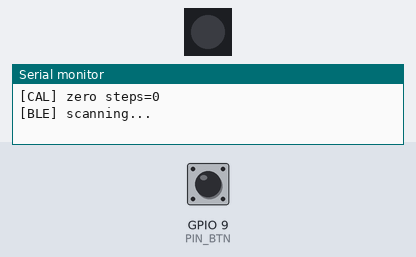
The program below on a simulated Seeed XIAO ESP32-C3. Parts: 1 RGB LEDs in strip order, left to right, the last lines printed to the serial monitor. The test bench sets the inputs (shaded band); at power-on: GPIO 9 (PIN_BTN) HIGH. Dim RGB values are drawn brighter than linear; EEPROM starts erased; nothing arrives over Bluetooth unless stated.

Above: at 1.4 s.
1.5 s: GPIO 9 (PIN_BTN) pulled LOW for 1 s
At 2.56 s:
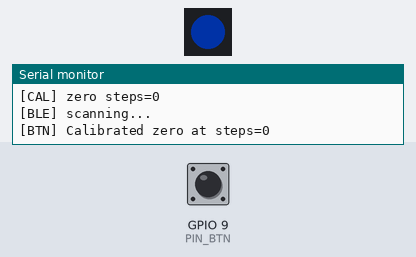
4.6 s: GPIO 9 (PIN_BTN) pulled LOW for 0.15 s
At 5.9 s:
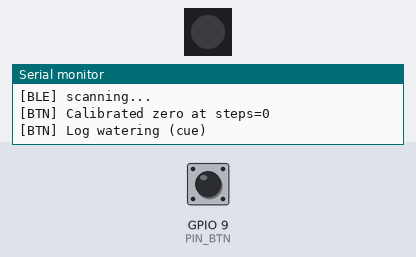
6.2 s: GPIO 9 (PIN_BTN) pulled LOW for 3.2 s
At 9.58 s:
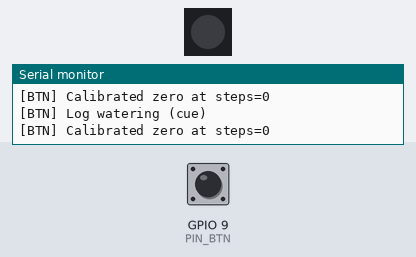
Timing chart, 0 to 11.5 s (numbered marks = the images above; inputs shaded):
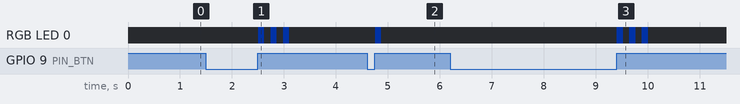

Measured:
- after the input at 1.5 s, RGB LED 0: alternates RGB(0, 12, 40) for 0.12 s and off for 0.12 s, 6 changes in all, then stays off, starting after 1.0 s
- after the input at 4.6 s, RGB LED 0: off → RGB(0, 12, 40) after 0.15 s, → off 0.12 s later
- after the input at 6.2 s, RGB LED 0: alternates RGB(0, 12, 40) for 0.12 s and off for 0.12 s, 6 changes in all, then stays off, starting after 3.2 s

The program:

main.cpp
```cpp
#include <Arduino.h>
#include <NimBLEDevice.h>
#include <Adafruit_NeoPixel.h>
#include <AccelStepper.h>
#include <Preferences.h>

// --------------------
// Pin compatibility helpers
// --------------------
#ifndef D0
  #define D0 0
#endif
#ifndef D1
  #define D1 1
#endif
#ifndef D2
  #define D2 2
#endif
#ifndef D3
  #define D3 3
#endif
#ifndef D10
  #define D10 10
#endif
// Button pin is U1 pad10 on your PCB; footprint labels it "10" but it's physically where D9 usually is.
// Try D9 first if your variant defines it; otherwise fall back to 9 or 10-position pin.
// If your build fails because D9 doesn't exist, just change PIN_BTN to 9 (or the GPIO you find).
#ifndef D9
  #define D9 9
#endif

// =====================
// ✅ YOUR PCB PIN MAP
// =====================

// Stepper driver inputs (U2 I1..I4) -> XIAO D0..D3
static const int PIN_STP_IN1 = D0;  // U2 I1
static const int PIN_STP_IN2 = D1;  // U2 I2
static const int PIN_STP_IN3 = D2;  // U2 I3
static const int PIN_STP_IN4 = D3;  // U2 I4

// NeoPixel DIN goes through R3 to XIAO D10
static const int PIN_NEOPIXEL = D10;

// Button SW2 -> Net-(R4-Pad2) -> U1 pad10 (likely D9 position)
static const int PIN_BTN = D9;
static const bool BTN_ACTIVE_LOW = true; // SW2 to GND

// =====================
// BLE UUID (same as earlier)
// =====================
static const NimBLEUUID SERVICE_UUID("6e3a9c1a-4b7b-4e2e-9a1b-9d0f7a0d5d01");

// =====================
// Gauge config
// =====================
static const float ANGLE_MIN_DEG = 0.0f;
static const float ANGLE_MAX_DEG = 180.0f;

// 28BYJ-48 typical
static const int   STEPS_PER_REV = 2048;
static const float DEG_PER_STEP  = 360.0f / (float)STEPS_PER_REV;

// Hysteresis
static const int MOISTURE_HYST = 2;

// Motion tuning
static const float MAX_SPEED = 600.0f;
static const float ACCEL     = 400.0f;

// NeoPixel
static const int N_PIXELS = 1;

// =====================
// Globals
// =====================
Adafruit_NeoPixel pixels(N_PIXELS, PIN_NEOPIXEL, NEO_GRB + NEO_KHZ800);
AccelStepper stepper(AccelStepper::HALF4WIRE, PIN_STP_IN1, PIN_STP_IN3, PIN_STP_IN2, PIN_STP_IN4);
Preferences prefs;

volatile uint8_t  g_moisture = 0;
volatile uint16_t g_battMv   = 0;
volatile bool     g_hasReading = false;

int  g_lastMoistureShown = -999;
long g_zeroOffsetSteps   = 0;

// =====================
// Helpers
// =====================
static long angleDegToSteps(float deg) {
  deg = constrain(deg, ANGLE_MIN_DEG, ANGLE_MAX_DEG);
  return lroundf(deg / DEG_PER_STEP);
}

static float moistureToAngle(uint8_t m) {
  float t = (float)m / 100.0f;
  return ANGLE_MIN_DEG + t * (ANGLE_MAX_DEG - ANGLE_MIN_DEG);
}

static void setLedForMoisture(uint8_t m) {
  uint32_t color;
  if (m < 30)      color = pixels.Color(255, 0, 0);
  else if (m < 60) color = pixels.Color(255, 180, 0);
  else             color = pixels.Color(0, 255, 0);
  pixels.setPixelColor(0, color);
  pixels.show();
}

static bool buttonPressed() {
  int v = digitalRead(PIN_BTN);
  return BTN_ACTIVE_LOW ? (v == LOW) : (v == HIGH);
}

static void flashBlue(uint8_t times) {
  for (uint8_t i=0;i<times;i++) {
    pixels.setPixelColor(0, pixels.Color(0, 80, 255));
    pixels.show();
    delay(120);
    pixels.setPixelColor(0, 0);
    pixels.show();
    delay(120);
  }
}

static void handleButton() {
  static bool wasPressed = false;
  static uint32_t tDown = 0;

  bool pressed = buttonPressed();
  uint32_t now = millis();

  if (pressed && !wasPressed) {
    tDown = now;
    wasPressed = true;
  } else if (!pressed && wasPressed) {
    uint32_t held = now - tDown;
    wasPressed = false;

    if (held > 800) {
      // Long press: calibrate zero
      g_zeroOffsetSteps = stepper.currentPosition();
      prefs.putLong("zero", g_zeroOffsetSteps);
      Serial.printf("[BTN] Calibrated zero at steps=%ld\n", g_zeroOffsetSteps);
      flashBlue(3);
    } else {
      // Short press: cue
      Serial.println("[BTN] Log watering (cue)");
      flashBlue(1);
    }
  }
}

// =====================
// BLE scan callback
// =====================
class AdvCallbacks : public NimBLEAdvertisedDeviceCallbacks {
  void onResult(NimBLEAdvertisedDevice* dev) override {
    if (!dev->isAdvertisingService(SERVICE_UUID)) return;

    std::string mfg = dev->getManufacturerData();
    if (mfg.size() != 5) return;

    const uint8_t* b = (const uint8_t*)mfg.data();
    if (b[0] != 1) return;

    g_moisture = b[1];
    g_battMv = (uint16_t)b[2] | ((uint16_t)b[3] << 8);
    g_hasReading = true;

    Serial.printf("[BLE] moisture=%u battMv=%u rssi=%d\n", g_moisture, g_battMv, dev->getRSSI());
  }
};

static void startScan() {
  NimBLEDevice::init("PlantGauge");
  NimBLEScan* scan = NimBLEDevice::getScan();
  scan->setAdvertisedDeviceCallbacks(new AdvCallbacks(), true);
  scan->setActiveScan(true);
  scan->setInterval(45);
  scan->setWindow(15);
  scan->start(0, nullptr, false); // continuous
  Serial.println("[BLE] scanning...");
}

void setup() {
  Serial.begin(115200);
  delay(200);

  pinMode(PIN_BTN, BTN_ACTIVE_LOW ? INPUT_PULLUP : INPUT);

  pixels.begin();
  pixels.setBrightness(40);
  pixels.show();

  stepper.setMaxSpeed(MAX_SPEED);
  stepper.setAcceleration(ACCEL);

  prefs.begin("gauge", false);
  g_zeroOffsetSteps = prefs.getLong("zero", 0);
  stepper.setCurrentPosition(g_zeroOffsetSteps);
  Serial.printf("[CAL] zero steps=%ld\n", g_zeroOffsetSteps);

  startScan();
}

void loop() {
  handleButton();
  stepper.run();

  if (g_hasReading) {
    g_hasReading = false;

    int m = (int)g_moisture;
    if (abs(m - g_lastMoistureShown) >= MOISTURE_HYST) {
      g_lastMoistureShown = m;

      setLedForMoisture((uint8_t)m);

      float angle = moistureToAngle((uint8_t)m);
      long targetSteps = g_zeroOffsetSteps + angleDegToSteps(angle);

      Serial.printf("[GAUGE] m=%d angle=%.1f targetSteps=%ld\n", m, angle, targetSteps);
      stepper.moveTo(targetSteps);
    }
  }

  delay(5);
}
```
